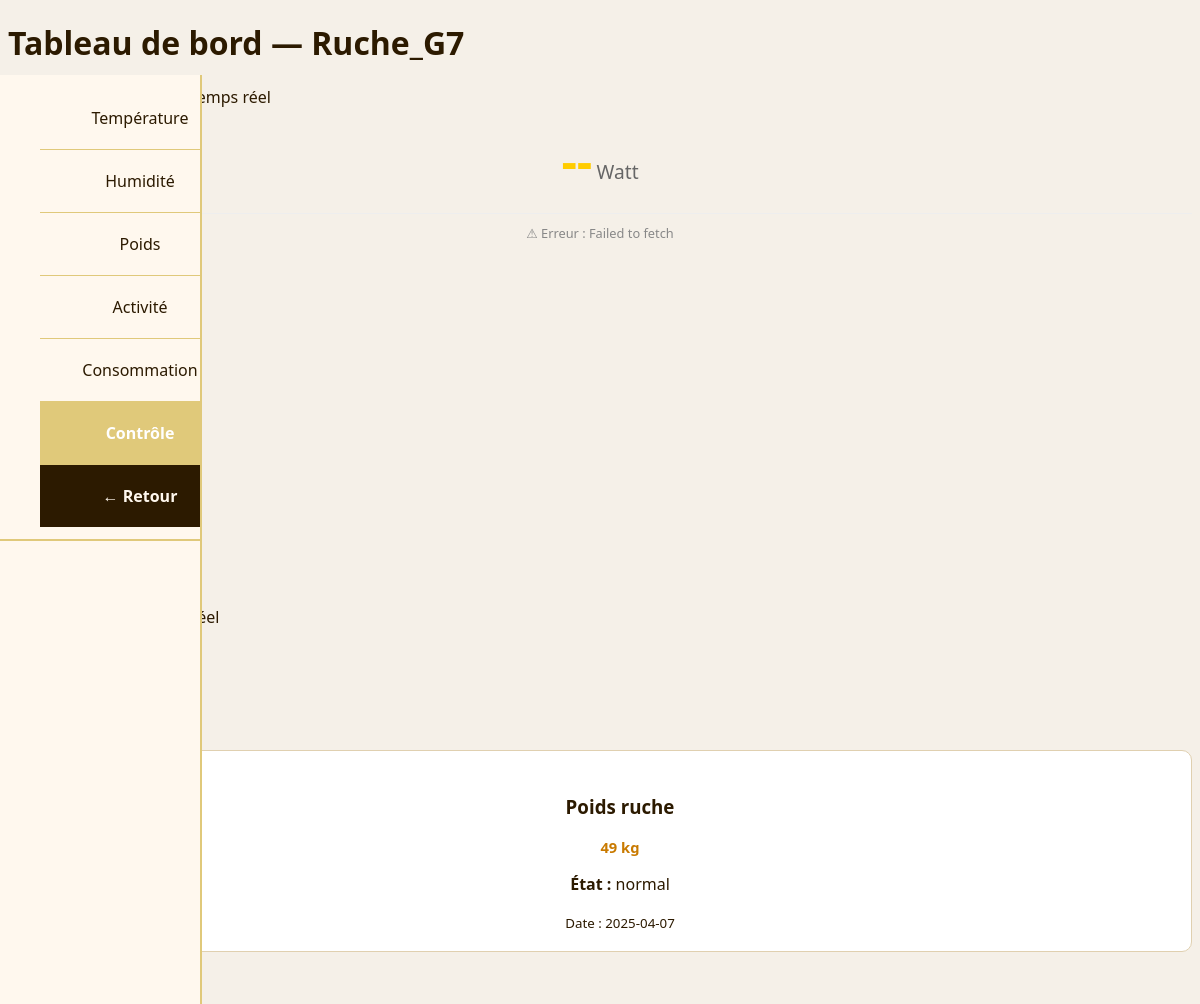
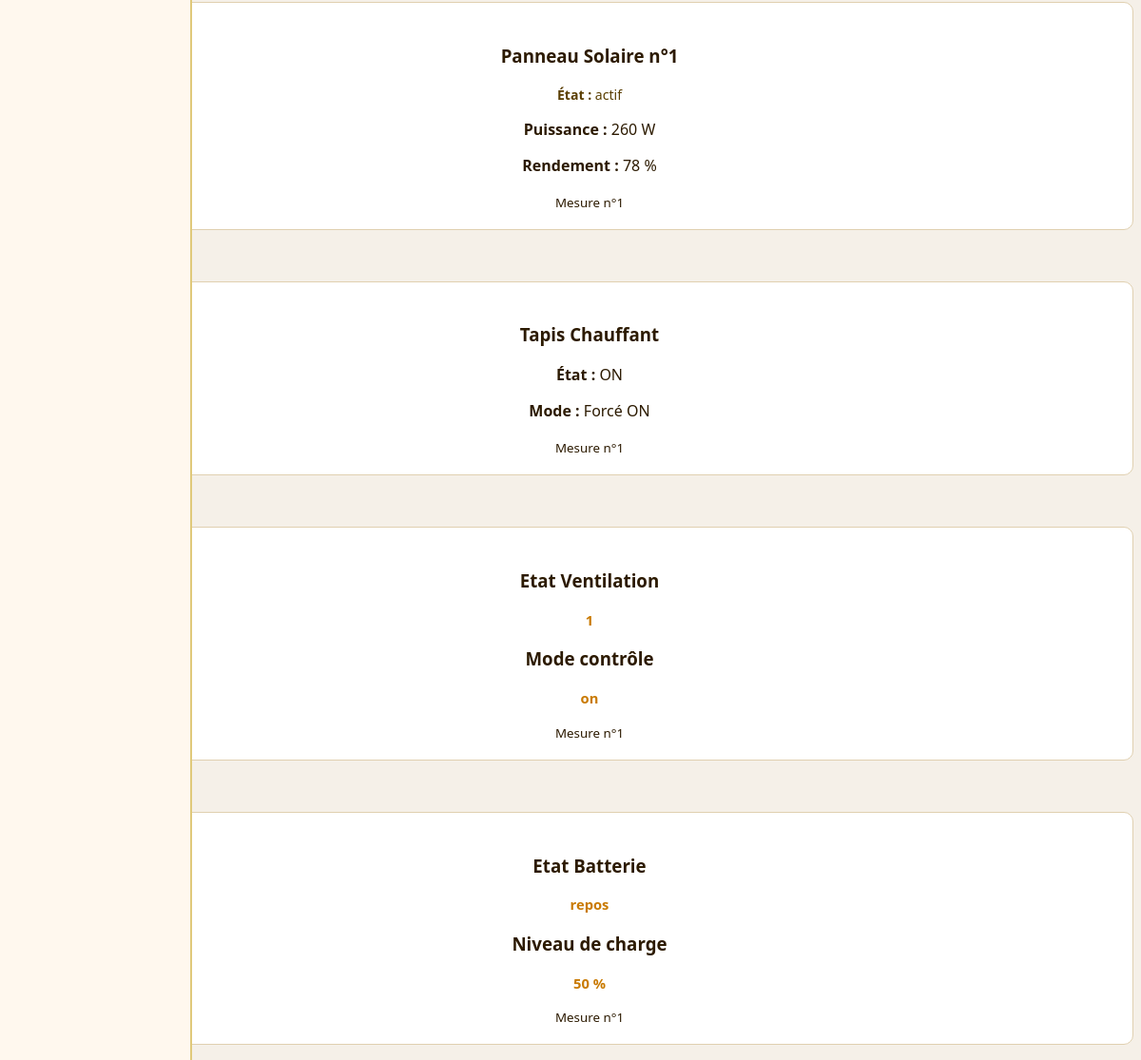
Page /controleruche.php?nom=Ruche_G7 (signed in) on the committed database (2 pictures, top to bottom).
### tables this page shows
CREATE TABLE Balance(
idBalance INT,
poids INT,
datemesure DATE NOT NULL,
etatBalance VARCHAR(50),
idRuche INT,
constraint pk_balance PRIMARY KEY (idBalance),
CONSTRAINT check_anomalie_poids CHECK ((poids < 40 OR poids > 60) AND etatBalance = 'anomalie' OR (poids >= 40 AND poids <= 60)),
constraint chek_poids_balance CHECK (poids BETWEEN 20 AND 80),
constraint fk_idRuche_balance  FOREIGN KEY (idRuche) REFERENCES Ruche(idRuche)
);

CREATE TABLE PanneauSolaire (
    idPanSol INT,
    puissanceW FLOAT NOT NULL,
    rendement FLOAT NOT NULL,
    etatP VARCHAR(10) NOT NULL,
    dateInstallationP DATE NOT NULL,
    CONSTRAINT pk_PanneauSolaire PRIMARY KEY (idPanSol),
    CONSTRAINT chk_puissanceW_pansol CHECK (puissanceW > 0),
    CONSTRAINT chk_rendement_pansol CHECK (rendement BETWEEN 0 AND 100),
    CONSTRAINT chk_etatP_pansol CHECK (etatP IN ('actif', 'inactif'))
);

CREATE TABLE Batterie (
    idBatterie INT,
    capaciteW FLOAT NOT NULL,
    niveauCharge FLOAT NOT NULL,
    etatB VARCHAR(15) NOT NULL,
    dateInstallationB DATE NOT NULL,
    idPanSol INT,
    idRuche INT,
    CONSTRAINT pk_Batterie PRIMARY KEY (idBatterie),
    CONSTRAINT chk_capaciteW_batterie CHECK (capaciteW > 0),
    CONSTRAINT chk_niveauCharge_batterie CHECK (niveauCharge BETWEEN 0 AND 100),
    CONSTRAINT chk_etatB_batterie CHECK (etatB IN ('charge', 'décharge', 'repos')),
    CONSTRAINT fk_Batterie_PanneauSolaire FOREIGN KEY (idPanSol) REFERENCES PanneauSolaire(idPanSol),
    CONSTRAINT fk_Batterie_Ruche  FOREIGN KEY (idRuche) REFERENCES Ruche(idRuche)
);

### fonctions.php (the view, shortened to what this page needs)
<?php
function afficherBalance($connexion, $nomRuche) {
    $nomRuche = mysqli_real_escape_string($connexion, $nomRuche);
    $query = "SELECT poids, datemesure, etatBalance FROM Balance B JOIN Ruche R ON B.idRuche = R.idRuche WHERE nom = '$nomRuche'";
    $resultat = mysqli_query($connexion, $query);
    if ($resultat) {
        $total = mysqli_num_rows($resultat);
        $i = 1;
        while ($b = mysqli_fetch_array($resultat)) {
            $class = ($i == 1) ? "first" : (($i == $total) ? "last" : "");
            $etat = $b["etatBalance"];
            $etatClass = ($etat == "normal") ? "text-success" : "text-danger";
            echo "<li class='$class'>";
            echo "<div class='card'>";
                echo "<h3>Poids ruche</h3>";
                echo "<p class='card-prix'>" . $b["poids"] . " kg</p>";
                echo "<p><strong>État :</strong> <span class='$etatClass'>$etat</span></p>";
                echo "<div class='footer-card'><small>Date : " . $b["datemesure"] . "</small></div>";
            echo "</div>";
            echo "</li>";
            $i++;
        }
    } else {
        echo "Erreur SQL : " . mysqli_error($connexion);
    }
}
function AfficherPanneauSolaire($connexion,$nomRuche) {
    $query = "SELECT PS.etatP, PS.puissanceW, PS.rendement FROM PanneauSolaire PS JOIN Batterie B ON PS.idPanSol = B.idPanSol JOIN Ruche R ON B.idRuche = R.idRuche
              WHERE nom = '$nomRuche'";
    $resultat = mysqli_query($connexion, $query);
    if ($resultat) {
        $total = mysqli_num_rows($resultat);
        $i = 1;
        while ($ps = mysqli_fetch_array($resultat)) {
            if ($i == 1) {
                echo "<li class='first'>";
            } elseif ($i == $total) {
                echo "<li class='last'>";
            } else {
                echo "<li>";
            }
            echo "<div class='card'>";
                echo "<h3>Panneau Solaire n°" . $i . "</h3>";
                echo "<p class='card-label'><strong>État :</strong> " . $ps["etatP"] . "</p>";
                echo "<p><strong>Puissance :</strong> " . $ps["puissanceW"] . " W</p>";
                echo "<p><strong>Rendement :</strong> " . $ps["rendement"] . " %</p>";
                echo "<div class='footer-card'><small>Mesure n°" . $i . "</small></div>";
            echo "</div>";
            echo "</li>";
            $i++;
        }
    } else {
        echo "Erreur SQL : " . mysqli_error($connexion);
    }
}
function afficherTapisChauffant($connexion, $nomRuche) {
    $nomRuche = mysqli_real_escape_string($connexion, $nomRuche);
    $query = "SELECT etat_t, modeControle_t FROM Tapis_Chauffant T JOIN Ruche R ON T.idRuche = R.idRuche WHERE nom = '$nomRuche'";
  $resultat = mysqli_query($connexion, $query);
    if ($resultat) {
        $total = mysqli_num_rows($resultat);
        $i = 1;
        while ($t = mysqli_fetch_array($resultat)) {
            $class = ($i == 1) ? "first" : (($i == $total) ? "last" : "");
            $etat = ($t["etat_t"] == 1) ? "ON" : "OFF";
            $etatClass = ($t["etat_t"] == 1) ? "text-success" : "text-danger";
            switch ($t["modeControle_t"]) {
                case "on":
                    $mode = "Forcé ON";
                    break;
            }
            echo "<li class='$class'>";
            echo "<div class='card'>";
                echo "<h3>Tapis Chauffant</h3>";
                echo "<p><strong>État :</strong> <span class='$etatClass'>$etat</span></p>";
                echo "<p><strong>Mode :</strong> $mode</p>";
                echo "<div class='footer-card'><small>Mesure n°$i</small></div>";
            echo "</div>";
            echo "</li>";
            $i++;
        }
    } else {
        echo "Erreur SQL : " . mysqli_error($connexion);
    }
}
function AfficherVentilation($connexion, $nomRuche) {
    $nomRuche = mysqli_real_escape_string($connexion, $nomRuche);
    $query = "SELECT  etat_v, modeControle_v FROM Ventilation M JOIN Ruche R on M.idRuche = R.idRuche
              WHERE nom = '$nomRuche'";
    $resultat = mysqli_query($connexion, $query);
    if ($resultat) {
        $total = mysqli_num_rows($resultat);
        $i = 1;
        while ($h = mysqli_fetch_array($resultat)) {
            $class = "";
            if ($i == 1) $class = "first";
            elseif ($i == $total) $class = "last";
            echo "<li class='$class'>";
            echo "<div class='card'>";
                echo "<h3>Etat Ventilation</h3>";
                echo "<p class='card-prix'>" . $h["etat_v"] . " </p>";
                echo "<h3>Mode contrôle</h3>";
                echo "<p class='card-prix'>" . $h["modeControle_v"] . " </p>";
                echo "<div class='footer-card'><small>Mesure n°" . $i . "</small></div>";
            echo "</div>";
            echo "</li>";
            $i++;
        }
    } else {
        echo "Erreur SQL : " . mysqli_error($connexion);
    }
}
function AfficherBatterie($connexion, $nomRuche) {
    $nomRuche = mysqli_real_escape_string($connexion, $nomRuche);
    $query = "SELECT etatB, niveauCharge
              FROM Batterie B
              JOIN Ruche R ON B.idRuche = R.idRuche
              WHERE R.nom = '$nomRuche'";
    $resultat = mysqli_query($connexion, $query);
    if ($resultat) {
        $total = mysqli_num_rows($resultat);
        $i = 1;
        while ($h = mysqli_fetch_array($resultat)) {
            $class = "";
            if ($i == 1) $class = "first";
            elseif ($i == $total) $class = "last";
            echo "<li class='$class'>";
            echo "<div class='card'>";
                echo "<h3>Etat Batterie</h3>";
                echo "<p class='card-prix'>" . $h["etatB"] . "</p>";
                echo "<h3>Niveau de charge</h3>";
                echo "<p class='card-prix'>" . $h["niveauCharge"] . " %</p>";
                echo "<div class='footer-card'><small>Mesure n°" . $i . "</small></div>";
            echo "</div>";
            echo "</li>";
            $i++;
        }
    } else {
        echo "Erreur SQL : " . mysqli_error($connexion);
    }
}
?>

### style.css (style rules this page uses)
body { font-family: 'Segoe UI', Arial, sans-serif; background: #f5f0e8; color: #2c1a00; }
.card { background: #fff; border: 1px solid #e0d0b0; border-radius: 10px; padding: 24px 16px 18px; text-align: center; transition: box-shadow 0.2s, transform 0.2s; cursor: pointer; text-decoration: none; display: block; color: inherit; }
.card-label { font-size: 0.88rem; color: #5a3e00; font-weight: 500; }
.card-prix { font-size: 0.92rem; font-weight: 700; color: #c97a00; margin-top: 6px; }

### rows in the picture
balance: poids "49", etatBalance "normal", datemesure "2025-04-07"
panneausolaire: etatP "actif", puissanceW "260", rendement "78"
batterie: etatB "repos", niveauCharge "50"

### other values in the picture
$nomRuche "Ruche_G7"
$etat "ON"
$mode "Forcé ON"
$h["etat_v"] "1"
$h["modeControle_v"] "on"
